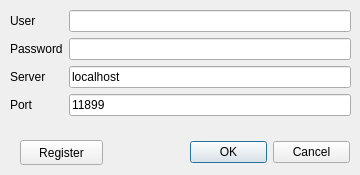
<?xml version="1.0" encoding="UTF-8"?>
<ui version="4.0">
 <class>ConnectDialog</class>
 <widget class="QDialog" name="ConnectDialog">
  <property name="geometry">
   <rect>
    <x>0</x>
    <y>0</y>
    <width>360</width>
    <height>175</height>
   </rect>
  </property>
  <property name="sizePolicy">
   <sizepolicy hsizetype="Fixed" vsizetype="Fixed">
    <horstretch>0</horstretch>
    <verstretch>0</verstretch>
   </sizepolicy>
  </property>
  <property name="windowTitle">
   <string>Connect to server</string>
  </property>
  <widget class="QDialogButtonBox" name="buttonBox">
   <property name="geometry">
    <rect>
     <x>190</x>
     <y>140</y>
     <width>160</width>
     <height>25</height>
    </rect>
   </property>
   <property name="orientation">
    <enum>Qt::Horizontal</enum>
   </property>
   <property name="standardButtons">
    <set>QDialogButtonBox::Cancel|QDialogButtonBox::Ok</set>
   </property>
  </widget>
  <widget class="QWidget" name="formLayoutWidget">
   <property name="geometry">
    <rect>
     <x>10</x>
     <y>10</y>
     <width>341</width>
     <height>121</height>
    </rect>
   </property>
   <layout class="QFormLayout" name="formLayout">
    <property name="fieldGrowthPolicy">
     <enum>QFormLayout::ExpandingFieldsGrow</enum>
    </property>
    <item row="0" column="0">
     <widget class="QLabel" name="label_2">
      <property name="text">
       <string>User</string>
      </property>
     </widget>
    </item>
    <item row="1" column="0">
     <widget class="QLabel" name="label">
      <property name="text">
       <string>Password</string>
      </property>
     </widget>
    </item>
    <item row="2" column="0">
     <widget class="QLabel" name="label_3">
      <property name="text">
       <string>Server</string>
      </property>
     </widget>
    </item>
    <item row="0" column="1">
     <widget class="QLineEdit" name="user"/>
    </item>
    <item row="3" column="0">
     <widget class="QLabel" name="label_4">
      <property name="text">
       <string>Port</string>
      </property>
     </widget>
    </item>
    <item row="1" column="1">
     <widget class="QLineEdit" name="password">
      <property name="echoMode">
       <enum>QLineEdit::Password</enum>
      </property>
     </widget>
    </item>
    <item row="2" column="1">
     <widget class="QLineEdit" name="server">
      <property name="text">
       <string>localhost</string>
      </property>
     </widget>
    </item>
    <item row="3" column="1">
     <widget class="QLineEdit" name="port">
      <property name="text">
       <string>11899</string>
      </property>
     </widget>
    </item>
   </layout>
  </widget>
  <widget class="QPushButton" name="pushButton">
   <property name="geometry">
    <rect>
     <x>20</x>
     <y>140</y>
     <width>83</width>
     <height>25</height>
    </rect>
   </property>
   <property name="text">
    <string>Register</string>
   </property>
  </widget>
 </widget>
 <resources/>
 <connections>
  <connection>
   <sender>buttonBox</sender>
   <signal>accepted()</signal>
   <receiver>ConnectDialog</receiver>
   <slot>accept()</slot>
   <hints>
    <hint type="sourcelabel">
     <x>248</x>
     <y>254</y>
    </hint>
    <hint type="destinationlabel">
     <x>157</x>
     <y>274</y>
    </hint>
   </hints>
  </connection>
  <connection>
   <sender>buttonBox</sender>
   <signal>rejected()</signal>
   <receiver>ConnectDialog</receiver>
   <slot>reject()</slot>
   <hints>
    <hint type="sourcelabel">
     <x>316</x>
     <y>260</y>
    </hint>
    <hint type="destinationlabel">
     <x>286</x>
     <y>274</y>
    </hint>
   </hints>
  </connection>
 </connections>
</ui>
